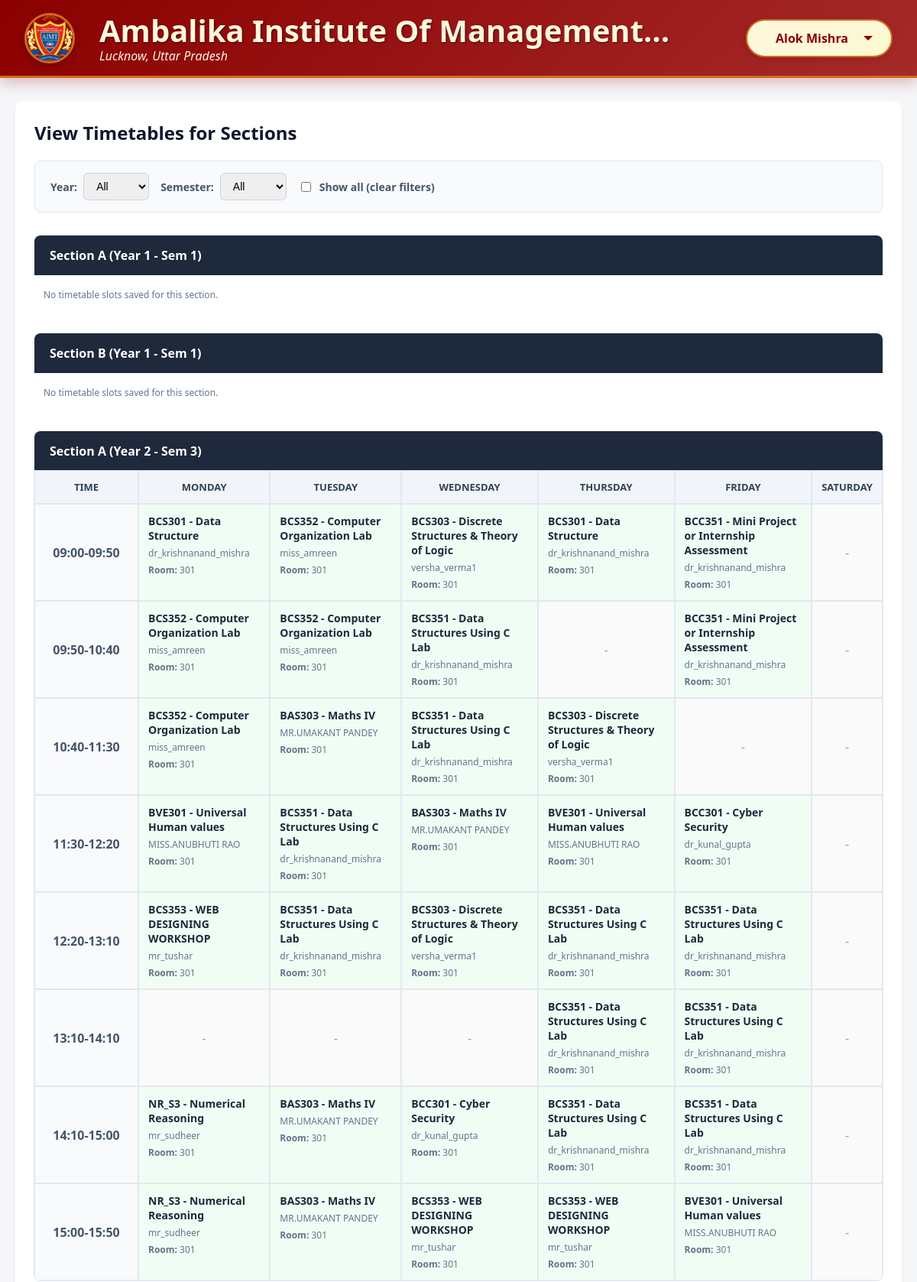
Page /hod/view_timetable.php (signed in, upper part) on the committed database.
### tables this page shows
CREATE TABLE IF NOT EXISTS `hod` (
  `hod_id` int NOT NULL AUTO_INCREMENT,
  `user_id` int NOT NULL,
  `branch_id` int NOT NULL,
  `hod_name` varchar(100) NOT NULL,
  `email` varchar(100) NOT NULL,
  `created_by` int NOT NULL,
  `created_at` timestamp NULL DEFAULT CURRENT_TIMESTAMP,
  `college_name` varchar(255) DEFAULT NULL,
  `address` varchar(255) DEFAULT NULL,
  `college_logo` varchar(255) DEFAULT NULL,
  PRIMARY KEY (`hod_id`),
  UNIQUE KEY `email` (`email`),
  KEY `user_id` (`user_id`),
  KEY `branch_id` (`branch_id`),
  KEY `created_by` (`created_by`),
  CONSTRAINT `hod_ibfk_1` FOREIGN KEY (`user_id`) REFERENCES `users` (`user_id`) ON DELETE CASCADE,
  CONSTRAINT `hod_ibfk_2` FOREIGN KEY (`branch_id`) REFERENCES `branches` (`branch_id`) ON DELETE CASCADE,
  CONSTRAINT `hod_ibfk_3` FOREIGN KEY (`created_by`) REFERENCES `users` (`user_id`) ON DELETE RESTRICT
);

CREATE TABLE IF NOT EXISTS `sections` (
  `section_id` int NOT NULL AUTO_INCREMENT,
  `branch_id` int NOT NULL,
  `section_name` varchar(50) NOT NULL,
  `room_id` int DEFAULT NULL,
  `year` int NOT NULL,
  `semester` int NOT NULL,
  `created_at` timestamp NULL DEFAULT CURRENT_TIMESTAMP,
  PRIMARY KEY (`section_id`),
  UNIQUE KEY `branch_id` (`branch_id`,`section_name`,`year`,`semester`),
  KEY `room_id` (`room_id`),
  CONSTRAINT `sections_ibfk_1` FOREIGN KEY (`branch_id`) REFERENCES `branches` (`branch_id`) ON DELETE CASCADE,
  CONSTRAINT `sections_ibfk_2` FOREIGN KEY (`room_id`) REFERENCES `rooms` (`room_id`) ON DELETE SET NULL
);

CREATE TABLE IF NOT EXISTS `timetable_slots` (
  `slot_id` int NOT NULL AUTO_INCREMENT,
  `section_id` int NOT NULL,
  `subject_id` int NOT NULL,
  `faculty_id` int NOT NULL,
  `room_id` int NOT NULL,
  `day_of_week` enum('Monday','Tuesday','Wednesday','Thursday','Friday','Saturday') NOT NULL,
  `start_time` time NOT NULL,
  `end_time` time NOT NULL,
  `created_at` timestamp NULL DEFAULT CURRENT_TIMESTAMP,
  PRIMARY KEY (`slot_id`),
  UNIQUE KEY `section_id` (`section_id`,`day_of_week`,`start_time`),
  UNIQUE KEY `faculty_id` (`faculty_id`,`day_of_week`,`start_time`),
  UNIQUE KEY `room_id` (`room_id`,`day_of_week`,`start_time`),
  KEY `subject_id` (`subject_id`),
  CONSTRAINT `timetable_slots_ibfk_1` FOREIGN KEY (`section_id`) REFERENCES `sections` (`section_id`) ON DELETE CASCADE,
  CONSTRAINT `timetable_slots_ibfk_2` FOREIGN KEY (`subject_id`) REFERENCES `subjects` (`subject_id`) ON DELETE CASCADE,
  CONSTRAINT `timetable_slots_ibfk_3` FOREIGN KEY (`faculty_id`) REFERENCES `faculty` (`faculty_id`) ON DELETE CASCADE,
  CONSTRAINT `timetable_slots_ibfk_4` FOREIGN KEY (`room_id`) REFERENCES `rooms` (`room_id`) ON DELETE CASCADE
);

CREATE TABLE IF NOT EXISTS `subjects` (
  `subject_id` int NOT NULL AUTO_INCREMENT,
  `branch_id` int NOT NULL,
  `subject_code` varchar(20) NOT NULL,
  `subject_name` varchar(100) NOT NULL,
  `weekly_hours` int NOT NULL,
  `type` enum('T','P') NOT NULL DEFAULT 'T',
  `year` int NOT NULL DEFAULT '1',
  `semester` int NOT NULL DEFAULT '1',
  `created_at` timestamp NULL DEFAULT CURRENT_TIMESTAMP,
  PRIMARY KEY (`subject_id`),
  UNIQUE KEY `subject_code` (`subject_code`),
  KEY `branch_id` (`branch_id`),
  KEY `idx_year_sem` (`year`,`semester`),
  CONSTRAINT `subjects_ibfk_1` FOREIGN KEY (`branch_id`) REFERENCES `branches` (`branch_id`) ON DELETE CASCADE
);

CREATE TABLE IF NOT EXISTS `faculty` (
  `faculty_id` int NOT NULL AUTO_INCREMENT,
  `user_id` int NOT NULL,
  `branch_id` int NOT NULL,
  `faculty_name` varchar(100) NOT NULL,
  `email` varchar(100) NOT NULL,
  `created_by` int NOT NULL,
  `created_at` timestamp NULL DEFAULT CURRENT_TIMESTAMP,
  `password` varchar(100) DEFAULT NULL,
  `is_coordinator` tinyint(1) DEFAULT '0',
  PRIMARY KEY (`faculty_id`),
  UNIQUE KEY `email` (`email`),
  KEY `user_id` (`user_id`),
  KEY `branch_id` (`branch_id`),
  KEY `created_by` (`created_by`),
  CONSTRAINT `faculty_ibfk_1` FOREIGN KEY (`user_id`) REFERENCES `users` (`user_id`) ON DELETE CASCADE,
  CONSTRAINT `faculty_ibfk_2` FOREIGN KEY (`branch_id`) REFERENCES `branches` (`branch_id`) ON DELETE CASCADE,
  CONSTRAINT `faculty_ibfk_3` FOREIGN KEY (`created_by`) REFERENCES `users` (`user_id`) ON DELETE RESTRICT
);

CREATE TABLE IF NOT EXISTS `rooms` (
  `room_id` int NOT NULL AUTO_INCREMENT,
  `room_number` varchar(50) NOT NULL,
  `capacity` int NOT NULL,
  `is_lab` tinyint(1) DEFAULT '0',
  `created_at` timestamp NULL DEFAULT CURRENT_TIMESTAMP,
  PRIMARY KEY (`room_id`),
  UNIQUE KEY `room_name` (`room_number`)
);

### hod/view_timetable.php (the view, shortened to what this page needs)
<?php
include __DIR__ . '/../include/db.php';
include 'header.php';
$branch_id = 0;
$hq = mysqli_query($conn, "SELECT branch_id FROM hod WHERE user_id = " . intval($_SESSION['user_id']) . " LIMIT 1");
if ($hq && mysqli_num_rows($hq)) { $hr = mysqli_fetch_assoc($hq); $branch_id = intval($hr['branch_id']); }
$where = "branch_id=".intval($branch_id);
$sections = [];
$sq = mysqli_query($conn, "SELECT section_id, section_name, year, semester FROM sections WHERE $where ORDER BY year, semester, section_name");
if ($sq) while ($r = mysqli_fetch_assoc($sq)) $sections[] = $r;
$days = ['Monday','Tuesday','Wednesday','Thursday','Friday','Saturday'];
function fmt_time($t){ return date('H:i', strtotime($t)); }
?>
<!doctype html>
<html>
<head>
</head>
<body>
<div class="page-container">
<div class="box">
    <h2>View Timetables for Sections</h2>
    <form method="get" class="controls">
        <label>Year:
            <select name="year" onchange="this.form.submit()">
                <option value="">All</option>
            </select>
        </label>
        <label>Semester:
            <select name="semester" onchange="this.form.submit()">
                <option value="">All</option>
            </select>
        </label>
        <label><input type="checkbox" id="show_all" onclick="location.href='view_timetable.php'"> Show all (clear filters)</label>
    </form>
    <?php foreach ($sections as $sec):
        $section_id = intval($sec['section_id']);
        $section_name = $sec['section_name'];
        $tsq = "SELECT ts.*, s.subject_code, s.subject_name, f.faculty_name, r.room_number FROM timetable_slots ts
                LEFT JOIN subjects s ON ts.subject_id=s.subject_id
                LEFT JOIN faculty f ON ts.faculty_id=f.faculty_id
                LEFT JOIN rooms r ON ts.room_id=r.room_id
                WHERE ts.section_id=".intval($section_id)."
                ORDER BY FIELD(ts.day_of_week,'Monday','Tuesday','Wednesday','Thursday','Friday','Saturday'), ts.start_time";
        $tr = mysqli_query($conn, $tsq);
        $slots = [];
        $time_points = [];
        while ($row = mysqli_fetch_assoc($tr)) {
            $d = $row['day_of_week'];
            if (!isset($slots[$d])) $slots[$d] = [];
            $slots[$d][] = $row;
            $time_points[$row['start_time']] = true;
            $time_points[$row['end_time']] = true;
        }
        $tp = array_keys($time_points);
        sort($tp);
        $time_rows = [];
        for ($i = 0; $i < count($tp) - 1; $i++) {
            $time_rows[] = ['start' => $tp[$i], 'end' => $tp[$i+1], 'label' => fmt_time($tp[$i]) . '-' . fmt_time($tp[$i+1])];
        }
    ?>
        <div class="section-area">
            <div class="section-title">
                <div>Section <?php echo htmlspecialchars($section_name); ?> (Year <?php echo intval($sec['year']); ?> - Sem <?php echo intval($sec['semester']); ?>)</div>
            </div>
            <?php if (empty($time_rows)): ?>
                <p class="small" style="padding:12px">No timetable slots saved for this section.</p>
            <?php else: ?>
                <table class="timetable">
                    <thead>
                        <tr>
                            <th class="time-col">Time</th>
                            <?php foreach ($days as $d) echo '<th>'.htmlspecialchars($d).'</th>'; ?>
                        </tr>
                    </thead>
                    <tbody>
                        <?php foreach ($time_rows as $interval): ?>
                            <tr>
                                <td class="time-col"><?php echo htmlspecialchars($interval['label']); ?></td>
                                <?php foreach ($days as $d):
                                    $cell = null;
                                    if (!empty($slots[$d])) {
                                        foreach ($slots[$d] as $r) {
                                            if (strtotime($r['start_time']) < strtotime($interval['end']) && strtotime($r['end_time']) > strtotime($interval['start'])) {
                                                $cell = $r; break;
                                            }
                                        }
                                    }
                                    if (!$cell) { echo '<td class="empty-cell">-</td>'; continue; }
                                    $is_lab = (isset($cell['is_lab']) && $cell['is_lab']);
                                    $cls = $is_lab ? 'lab' : 'theory';
                                    $subject = htmlspecialchars(($cell['subject_code'] ?? '') . ' - ' . ($cell['subject_name'] ?? ''));
                                    $faculty = htmlspecialchars($cell['faculty_name'] ?? '');
                                    $room = htmlspecialchars($cell['room_number'] ?? '');
                                    echo "<td class='".$cls."'><div class='subject-title'>$subject</div><div class='small'>". $faculty ."</div><div class='small'><b>Room:</b> ".$room."</div></td>";
                                endforeach; ?>
                            </tr>
                        <?php endforeach; ?>
                    </tbody>
                </table>
            <?php endif; ?>
        </div>
    <?php endforeach; ?>
</div>
</div>
<?php include 'footer.php'; ?>
</body>
</html>

### hod/header.php (shortened to what this page needs)
<?php
include __DIR__ . '/../include/db.php';
$user_name = "User Profile";
$college_name = "College Name";
$college_address = "College Address";
$college_logo = "https://placehold.co/100x100/A0AEC0/4A5563?text=U";
if (isset($_SESSION['user_id']) && isset($_SESSION['role'])) {
    if ($_SESSION['role'] === 'hod') {
        $query = "SELECT hod_name, college_name, address, college_logo FROM hod WHERE user_id = " . (int)$_SESSION['user_id'];
        $result = mysqli_query($conn, $query);
        if ($result && mysqli_num_rows($result) > 0) {
            $user_data = mysqli_fetch_assoc($result);
            $user_name = htmlspecialchars($user_data['hod_name']);
            $college_name = htmlspecialchars($user_data['college_name']);
            $college_address = htmlspecialchars($user_data['address']);
            $logo_filename = trim($user_data['college_logo']);
            if (!empty($logo_filename) && file_exists(__DIR__ . '/../Logo/' . $logo_filename)) {
                $college_logo = '../Logo/' . htmlspecialchars($logo_filename);
            } elseif (!empty($logo_filename) && file_exists(__DIR__ . '/../logo/' . $logo_filename)) {
                $college_logo = '../logo/' . htmlspecialchars($logo_filename);
            } else {
                $college_logo = $college_logo;
            }
        }
    }
}
?>
<!DOCTYPE html>
<html lang="en">
<head>
</head>
<body>
    <header class="header-container">
        <div class="header-left">
            <img class="college-logo" src="<?php echo htmlspecialchars($college_logo); ?>" alt="College Logo">
            <div class="college-info">
                <span class="college-name"><?php echo $college_name; ?></span>
                <span class="college-address"><?php echo $college_address; ?></span>
            </div>
        </div>
        <div class="header-right">
            <div id="profile-menu-button" class="profile-button">
                <span class="profile-name"><?php echo $user_name; ?></span>
                <div class="profile-arrow"></div>
            </div>
        </div>
    </header>
</body>
</html>

### hod/header.php (style rules this page uses)
body { font-family: -apple-system, BlinkMacSystemFont, "Segoe UI", Roboto, Helvetica, Arial, sans-serif; background-color: #821d07ff; margin: 0; padding: 0; }
.header-container { background: linear-gradient(135deg, #8B0000 0%, #A52A2A 100%); box-shadow: 0 4px 20px rgba(139, 0, 0, 0.3); padding: 1rem 2rem; display: flex; justify-content: space-between; align-items: center; position: sticky; top: 0; z-index: 1000; border-bottom: 3px solid #D2691E; }
.header-left { display: flex; align-items: center; flex-grow: 1; flex-basis: 0; min-width: 0; max-width: 75%; }
.college-logo { width: 60px; height: 60px; border-radius: 50%; object-fit: cover; margin-right: 1rem; border: 3px solid #D2691E; flex-shrink: 0; box-shadow: 0 4px 8px rgba(0, 0, 0, 0.2); }
.college-info { display: flex; flex-direction: column; line-height: 1.2; min-width: 0; flex-grow: 1; }
.college-name { font-size: 2.5rem; font-weight: 700; color: #FFF8DC; white-space: nowrap; overflow: hidden; text-overflow: ellipsis; padding-left: 1rem; text-shadow: 1px 1px 2px rgba(0, 0, 0, 0.5); }
.college-address { font-size: 1rem; color: #F5F5DC; white-space: nowrap; overflow: hidden; text-overflow: ellipsis; padding-left: 1rem; font-style: italic; }
.header-right { position: relative; display: flex; align-items: center; margin-left: 1rem; flex-shrink: 0; }
.profile-button { cursor: pointer; padding: 0.75rem 1.5rem; background: linear-gradient(135deg, #FFF8DC 0%, #FAFAD2 100%); border: 2px solid #D2691E; border-radius: 25px; display: flex; align-items: center; transition: all 0.3s ease-in-out; min-width: 140px; justify-content: flex-end; position: relative; box-shadow: 0 2px 10px rgba(0, 0, 0, 0.1); }
.profile-name { font-size: 1rem; font-weight: 600; color: #8B0000; margin-right: 0.75rem; white-space: nowrap; overflow: hidden; text-overflow: ellipsis; }
.profile-arrow { width: 0; height: 0; border-left: 6px solid transparent; border-right: 6px solid transparent; border-top: 6px solid #8B0000; margin-left: 0.5rem; transition: transform 0.3s ease-in-out; }

### hod/view_timetable.php (style rules this page uses)
body { font-family: 'Segoe UI', Arial, sans-serif; background: #f4f6f8; margin: 0; padding: 0; }
.page-container { padding: 30px 20px; min-height: calc(100vh - 80px); }
.box { max-width: 1300px; margin: 0 auto; background: #fff; padding: 25px; border-radius: 12px; box-shadow: 0 4px 6px rgba(0,0,0,0.05); }
.controls { display: flex; gap: 15px; align-items: center; margin-bottom: 25px; background: #f8fafc; padding: 15px 20px; border-radius: 8px; border: 1px solid #e2e8f0; flex-wrap: wrap; }
.controls label { font-weight: 600; color: #475569; font-size: 14px; display: flex; align-items: center; gap: 8px; }
select, input[type=submit] { padding: 8px 12px; border-radius: 6px; border: 1px solid #cbd5e1; font-size: 14px; outline: none; transition: border-color 0.2s; }
.section-title { margin-top: 30px; padding: 15px 20px; background: #1e293b; color: #fff; border-radius: 8px 8px 0 0; display: flex; justify-content: space-between; align-items: center; font-size: 16px; font-weight: 600; }
.timetable { width: 100%; border-collapse: separate; border-spacing: 0; margin-bottom: 30px; background: #fff; box-shadow: 0 0 0 1px #e2e8f0; border-radius: 0 0 8px 8px; overflow: hidden; }
.timetable th { background: #f1f5f9; color: #334155; padding: 12px; border: 1px solid #e2e8f0; text-transform: uppercase; font-size: 13px; font-weight: 700; border-top: none; }
.timetable td { border: 1px solid #e2e8f0; padding: 12px; vertical-align: top; height: 90px; transition: background 0.2s; }
.time-col { background: #f8fafc; font-weight: 700; width: 110px; color: #475569; text-align: center; vertical-align: middle !important; }
.theory { background: #f0fdf4; border-left: 4px solid #22c55e; }
.empty-cell { background: #fafafa; color: #94a3b8; text-align: center; vertical-align: middle !important; }
.small { font-size: 12px; color: #64748b; margin-top: 5px; }
.subject-title { font-weight: 700; color: #1e293b; font-size: 14px; margin-bottom: 4px; }
h2 { color: #0f172a; margin-top: 0; margin-bottom: 20px; font-size: 24px; font-weight: 700; }

### rows in the picture
hod: college_logo (picture), college_name "Ambalika Institute Of Management…", address "Lucknow, Uttar Pradesh", hod_name "Alok Mishra"
sections: section_name "A", year "1", semester "1", shows "No timetable slots saved for this section."
sections: section_name "B", year "1", semester "1", shows "No timetable slots saved for this section."
sections: section_name "A", year "2", semester "3", d "MONDAY", d "TUESDAY", d "WEDNESDAY", d "THURSDAY", d "FRIDAY", d "SATURDAY", label "09:00-09:50", subjects.subject_code+subject_name "BCS352 - Computer Organization Lab", faculty.faculty_name "miss_amreen", rooms.room_number "301", subjects.subject_code+subject_name "BCC351 - Mini Project or Internship Assessment", faculty.faculty_name "dr_krishnanand_mishra", label "09:50-10:40", subjects.subject_code+subject_name "BCS351 - Data Structures Using C Lab", label "10:40-11:30", label "11:30-12:20", label "12:20-13:10", label "13:10-14:10", label "14:10-15:00", subjects.subject_code+subject_name "NR_S3 - Numerical Reasoning", faculty.faculty_name "mr_sudheer", label "15:00-15:50"
timetable_slots: subject.subject_name "BCS301 - Data Structure", faculty.faculty_name "dr_krishnanand_mishra", room.room_number "301"
timetable_slots: subject.subject_name "BCS303 - Discrete Structures & Theory of Logic", faculty.faculty_name "versha_verma1", room.room_number "301"
timetable_slots: subject.subject_name "BCS301 - Data Structure", faculty.faculty_name "dr_krishnanand_mishra", room.room_number "301"
timetable_slots: subject.subject_name "BAS303 - Maths IV", faculty.faculty_name "MR.UMAKANT PANDEY", room.room_number "301"
timetable_slots: subject.subject_name "BCS303 - Discrete Structures & Theory of Logic", faculty.faculty_name "versha_verma1", room.room_number "301"
timetable_slots: subject.subject_name "BVE301 - Universal Human values", faculty.faculty_name "MISS.ANUBHUTI RAO", room.room_number "301"
timetable_slots: subject.subject_name "BAS303 - Maths IV", faculty.faculty_name "MR.UMAKANT PANDEY", room.room_number "301"
timetable_slots: subject.subject_name "BVE301 - Universal Human values", faculty.faculty_name "MISS.ANUBHUTI RAO", room.room_number "301"
timetable_slots: subject.subject_name "BCC301 - Cyber Security", faculty.faculty_name "dr_kunal_gupta", room.room_number "301"
timetable_slots: subject.subject_name "BCS353 - WEB DESIGNING WORKSHOP", faculty.faculty_name "mr_tushar", room.room_number "301"
timetable_slots: subject.subject_name "BCS303 - Discrete Structures & Theory of Logic", faculty.faculty_name "versha_verma1", room.room_number "301"
timetable_slots: subject.subject_name "BAS303 - Maths IV", faculty.faculty_name "MR.UMAKANT PANDEY", room.room_number "301"
timetable_slots: subject.subject_name "BCC301 - Cyber Security", faculty.faculty_name "dr_kunal_gupta", room.room_number "301"
timetable_slots: subject.subject_name "BAS303 - Maths IV", faculty.faculty_name "MR.UMAKANT PANDEY", room.room_number "301"
timetable_slots: subject.subject_name "BCS353 - WEB DESIGNING WORKSHOP", faculty.faculty_name "mr_tushar", room.room_number "301"
timetable_slots: subject.subject_name "BCS353 - WEB DESIGNING WORKSHOP", faculty.faculty_name "mr_tushar", room.room_number "301"
timetable_slots: subject.subject_name "BVE301 - Universal Human values", faculty.faculty_name "MISS.ANUBHUTI RAO", room.room_number "301"
